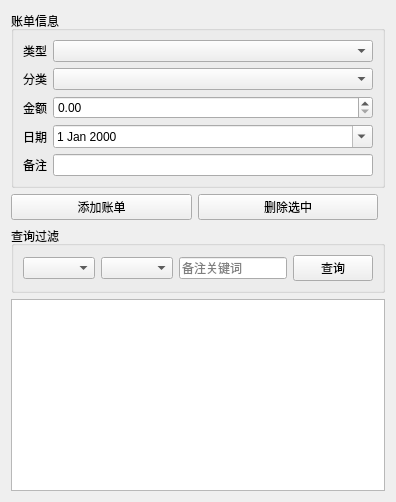
<?xml version="1.0" encoding="UTF-8"?>
<ui version="4.0">
 <class>BillForm</class>
 <widget class="QWidget" name="BillForm">
  <layout class="QVBoxLayout" name="mainLayout">
   <item>
    <widget class="QGroupBox" name="inputGroup">
     <property name="title"><string>账单信息</string></property>
     <layout class="QFormLayout" name="formLayout">
      <item row="0" column="0"><widget class="QLabel" name="typeLabel"><property name="text"><string>类型</string></property></widget></item>
      <item row="0" column="1"><widget class="QComboBox" name="typeCombo"/></item>
      <item row="1" column="0"><widget class="QLabel" name="categoryLabel"><property name="text"><string>分类</string></property></widget></item>
      <item row="1" column="1"><widget class="QComboBox" name="categoryCombo"/></item>
      <item row="2" column="0"><widget class="QLabel" name="amountLabel"><property name="text"><string>金额</string></property></widget></item>
      <item row="2" column="1"><widget class="QDoubleSpinBox" name="amountSpin"><property name="maximum"><double>99999999.99</double></property><property name="decimals"><number>2</number></property></widget></item>
      <item row="3" column="0"><widget class="QLabel" name="dateLabel"><property name="text"><string>日期</string></property></widget></item>
      <item row="3" column="1"><widget class="QDateEdit" name="dateEdit"><property name="calendarPopup"><bool>true</bool></property></widget></item>
      <item row="4" column="0"><widget class="QLabel" name="noteLabel"><property name="text"><string>备注</string></property></widget></item>
      <item row="4" column="1"><widget class="QLineEdit" name="noteEdit"/></item>
     </layout>
    </widget>
   </item>
   <item>
    <layout class="QHBoxLayout" name="buttonLayout">
     <item><widget class="QPushButton" name="addButton"><property name="text"><string>添加账单</string></property></widget></item>
     <item><widget class="QPushButton" name="deleteButton"><property name="text"><string>删除选中</string></property></widget></item>
     <item><spacer name="hSpacer"><property name="orientation"><enum>Qt::Horizontal</enum></property></spacer></item>
    </layout>
   </item>
   <item>
    <widget class="QGroupBox" name="filterGroup">
     <property name="title"><string>查询过滤</string></property>
     <layout class="QHBoxLayout" name="filterLayout">
      <item><widget class="QComboBox" name="filterTypeCombo"/></item>
      <item><widget class="QComboBox" name="filterCategoryCombo"/></item>
      <item><widget class="QLineEdit" name="filterKeyword"><property name="placeholderText"><string>备注关键词</string></property></widget></item>
      <item><widget class="QPushButton" name="queryButton"><property name="text"><string>查询</string></property></widget></item>
     </layout>
    </widget>
   </item>
   <item>
    <widget class="QTableWidget" name="billTable"/>
   </item>
  </layout>
 </widget>
</ui>
